Frame 1 (no input): blank canvas, image omitted
Frame 60 (no input): blank canvas, image omitted
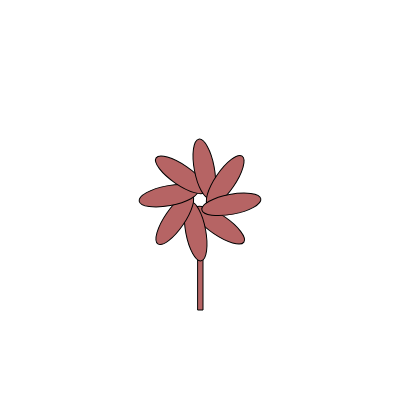
Frame 120 (the mouse pressed at the canvas centre since frame 60)

The p5.js sketch whose frames 1 and 60 were blank and that drew this single picture after the mouse press (run headless with seeded random() and noise() and a simulated clock; from frame 60 on, the mouse is pressed at the canvas centre):

// p5.js sketch
// ── sketch.js
let counter = 0;

function setup() {
  createCanvas(400, 400);
}

function draw() {
  // background(220,);

  counter = counter +0.01;

}

function mousePressed(){

  fill(random(255),100,100);

  push();
  translate(mouseX,mouseY);
  rect(-2,10,5,100);
  rotate(counter);
  ellipseMode(CORNER);
  ellipse(0,0,60,20);
  rotate(QUARTER_PI);
  ellipse(0,0,60,20);
  rotate(QUARTER_PI);
  ellipse(0,0,60,20);
  rotate(QUARTER_PI);
  ellipse(0,0,60,20);
  rotate(QUARTER_PI);
  ellipse(0,0,60,20);
  rotate(QUARTER_PI);
  ellipse(0,0,60,20);
  rotate(QUARTER_PI);
  ellipse(0,0,60,20);
  rotate(QUARTER_PI);
  ellipse(0,0,60,20);
  pop();

}
//
// rotate();
// translate();
// push();
// pop();
